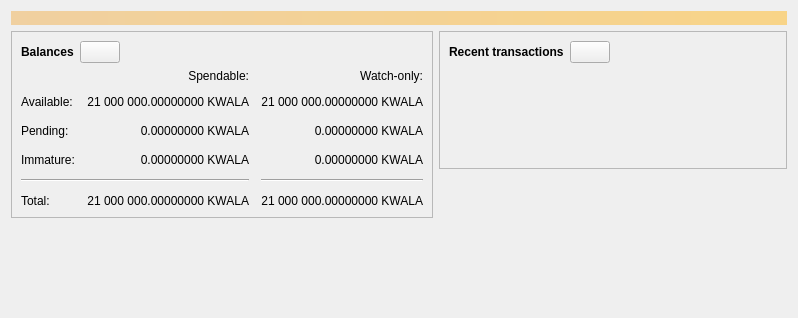
<?xml version="1.0" encoding="UTF-8"?>
<ui version="4.0">
 <class>OverviewPage</class>
 <widget class="QWidget" name="OverviewPage">
  <property name="geometry">
   <rect>
    <x>0</x>
    <y>0</y>
    <width>798</width>
    <height>318</height>
   </rect>
  </property>
  <property name="windowTitle">
   <string>Form</string>
  </property>
  <layout class="QVBoxLayout" name="topLayout">
   <item>
    <widget class="QLabel" name="labelAlerts">
     <property name="visible">
      <bool>false</bool>
     </property>
     <property name="styleSheet">
      <string notr="true">QLabel { background-color: qlineargradient(x1: 0, y1: 0, x2: 1, y2: 0, stop:0 #F0D0A0, stop:1 #F8D488); color:#000000; }</string>
     </property>
     <property name="wordWrap">
      <bool>true</bool>
     </property>
     <property name="margin">
      <number>3</number>
     </property>
     <property name="textInteractionFlags">
      <set>Qt::TextSelectableByMouse</set>
     </property>
    </widget>
   </item>
   <item>
    <layout class="QHBoxLayout" name="horizontalLayout" stretch="1,1">
     <item>
      <layout class="QVBoxLayout" name="verticalLayout_2">
       <item>
        <widget class="QFrame" name="frame">
         <property name="frameShape">
          <enum>QFrame::StyledPanel</enum>
         </property>
         <property name="frameShadow">
          <enum>QFrame::Raised</enum>
         </property>
         <layout class="QVBoxLayout" name="verticalLayout_4">
          <item>
           <layout class="QHBoxLayout" name="horizontalLayout_4">
            <item>
             <widget class="QLabel" name="label_5">
              <property name="font">
               <font>
                <weight>75</weight>
                <bold>true</bold>
               </font>
              </property>
              <property name="text">
               <string>Balances</string>
              </property>
             </widget>
            </item>
            <item>
             <widget class="QPushButton" name="labelWalletStatus">
              <property name="enabled">
               <bool>true</bool>
              </property>
              <property name="maximumSize">
               <size>
                <width>45</width>
                <height>16777215</height>
               </size>
              </property>
              <property name="toolTip">
               <string>The displayed information may be out of date. Your wallet automatically synchronizes with the KwalaCoins network after a connection is established, but this process has not completed yet.</string>
              </property>
              <property name="text">
               <string/>
              </property>
              <property name="icon">
               <iconset resource="../kwalacoin.qrc">
                <normaloff>:/icons/warning</normaloff>
                <disabledoff>:/icons/warning</disabledoff>:/icons/warning</iconset>
              </property>
              <property name="iconSize">
               <size>
                <width>24</width>
                <height>24</height>
               </size>
              </property>
             </widget>
            </item>
            <item>
             <spacer name="horizontalSpacer_3">
              <property name="orientation">
               <enum>Qt::Horizontal</enum>
              </property>
              <property name="sizeHint" stdset="0">
               <size>
                <width>40</width>
                <height>20</height>
               </size>
              </property>
             </spacer>
            </item>
           </layout>
          </item>
          <item>
           <layout class="QGridLayout" name="gridLayout">
            <property name="spacing">
             <number>12</number>
            </property>
            <item row="2" column="2">
             <widget class="QLabel" name="labelWatchPending">
              <property name="cursor">
               <cursorShape>IBeamCursor</cursorShape>
              </property>
              <property name="toolTip">
               <string>Unconfirmed transactions to watch-only addresses</string>
              </property>
              <property name="text">
               <string notr="true">0.00000000 KWALA</string>
              </property>
              <property name="alignment">
               <set>Qt::AlignRight|Qt::AlignTrailing|Qt::AlignVCenter</set>
              </property>
              <property name="textInteractionFlags">
               <set>Qt::LinksAccessibleByMouse|Qt::TextSelectableByKeyboard|Qt::TextSelectableByMouse</set>
              </property>
             </widget>
            </item>
            <item row="2" column="1">
             <widget class="QLabel" name="labelUnconfirmed">
              <property name="cursor">
               <cursorShape>IBeamCursor</cursorShape>
              </property>
              <property name="toolTip">
               <string>Total of transactions that have yet to be confirmed, and do not yet count toward the spendable balance</string>
              </property>
              <property name="text">
               <string notr="true">0.00000000 KWALA</string>
              </property>
              <property name="alignment">
               <set>Qt::AlignRight|Qt::AlignTrailing|Qt::AlignVCenter</set>
              </property>
              <property name="textInteractionFlags">
               <set>Qt::LinksAccessibleByMouse|Qt::TextSelectableByKeyboard|Qt::TextSelectableByMouse</set>
              </property>
             </widget>
            </item>
            <item row="3" column="2">
             <widget class="QLabel" name="labelWatchImmature">
              <property name="cursor">
               <cursorShape>IBeamCursor</cursorShape>
              </property>
              <property name="toolTip">
               <string>Mined balance in watch-only addresses that has not yet matured</string>
              </property>
              <property name="text">
               <string notr="true">0.00000000 KWALA</string>
              </property>
              <property name="alignment">
               <set>Qt::AlignRight|Qt::AlignTrailing|Qt::AlignVCenter</set>
              </property>
              <property name="textInteractionFlags">
               <set>Qt::LinksAccessibleByMouse|Qt::TextSelectableByKeyboard|Qt::TextSelectableByMouse</set>
              </property>
             </widget>
            </item>
            <item row="4" column="0" colspan="2">
             <widget class="Line" name="line">
              <property name="orientation">
               <enum>Qt::Horizontal</enum>
              </property>
             </widget>
            </item>
            <item row="4" column="2">
             <widget class="Line" name="lineWatchBalance">
              <property name="sizePolicy">
               <sizepolicy hsizetype="Preferred" vsizetype="Fixed">
                <horstretch>0</horstretch>
                <verstretch>0</verstretch>
               </sizepolicy>
              </property>
              <property name="minimumSize">
               <size>
                <width>140</width>
                <height>0</height>
               </size>
              </property>
              <property name="orientation">
               <enum>Qt::Horizontal</enum>
              </property>
             </widget>
            </item>
            <item row="5" column="0">
             <widget class="QLabel" name="labelTotalText">
              <property name="text">
               <string>Total:</string>
              </property>
             </widget>
            </item>
            <item row="3" column="1">
             <widget class="QLabel" name="labelImmature">
              <property name="cursor">
               <cursorShape>IBeamCursor</cursorShape>
              </property>
              <property name="toolTip">
               <string>Mined balance that has not yet matured</string>
              </property>
              <property name="text">
               <string notr="true">0.00000000 KWALA</string>
              </property>
              <property name="alignment">
               <set>Qt::AlignRight|Qt::AlignTrailing|Qt::AlignVCenter</set>
              </property>
              <property name="textInteractionFlags">
               <set>Qt::LinksAccessibleByMouse|Qt::TextSelectableByKeyboard|Qt::TextSelectableByMouse</set>
              </property>
             </widget>
            </item>
            <item row="2" column="3">
             <spacer name="horizontalSpacer_2">
              <property name="orientation">
               <enum>Qt::Horizontal</enum>
              </property>
              <property name="sizeHint" stdset="0">
               <size>
                <width>40</width>
                <height>20</height>
               </size>
              </property>
             </spacer>
            </item>
            <item row="3" column="0">
             <widget class="QLabel" name="labelImmatureText">
              <property name="text">
               <string>Immature:</string>
              </property>
             </widget>
            </item>
            <item row="5" column="1">
             <widget class="QLabel" name="labelTotal">
              <property name="cursor">
               <cursorShape>IBeamCursor</cursorShape>
              </property>
              <property name="toolTip">
               <string>Your current total balance</string>
              </property>
              <property name="text">
               <string notr="true">21 000 000.00000000 KWALA</string>
              </property>
              <property name="alignment">
               <set>Qt::AlignRight|Qt::AlignTrailing|Qt::AlignVCenter</set>
              </property>
              <property name="textInteractionFlags">
               <set>Qt::LinksAccessibleByMouse|Qt::TextSelectableByKeyboard|Qt::TextSelectableByMouse</set>
              </property>
             </widget>
            </item>
            <item row="5" column="2">
             <widget class="QLabel" name="labelWatchTotal">
              <property name="cursor">
               <cursorShape>IBeamCursor</cursorShape>
              </property>
              <property name="toolTip">
               <string>Current total balance in watch-only addresses</string>
              </property>
              <property name="text">
               <string notr="true">21 000 000.00000000 KWALA</string>
              </property>
              <property name="alignment">
               <set>Qt::AlignRight|Qt::AlignTrailing|Qt::AlignVCenter</set>
              </property>
              <property name="textInteractionFlags">
               <set>Qt::LinksAccessibleByMouse|Qt::TextSelectableByKeyboard|Qt::TextSelectableByMouse</set>
              </property>
             </widget>
            </item>
            <item row="0" column="2">
             <widget class="QLabel" name="labelWatchonly">
              <property name="text">
               <string>Watch-only:</string>
              </property>
              <property name="alignment">
               <set>Qt::AlignRight|Qt::AlignTrailing|Qt::AlignVCenter</set>
              </property>
             </widget>
            </item>
            <item row="1" column="0">
             <widget class="QLabel" name="labelBalanceText">
              <property name="text">
               <string>Available:</string>
              </property>
             </widget>
            </item>
            <item row="1" column="1">
             <widget class="QLabel" name="labelBalance">
              <property name="cursor">
               <cursorShape>IBeamCursor</cursorShape>
              </property>
              <property name="toolTip">
               <string>Your current spendable balance</string>
              </property>
              <property name="text">
               <string notr="true">21 000 000.00000000 KWALA</string>
              </property>
              <property name="alignment">
               <set>Qt::AlignRight|Qt::AlignTrailing|Qt::AlignVCenter</set>
              </property>
              <property name="textInteractionFlags">
               <set>Qt::LinksAccessibleByMouse|Qt::TextSelectableByKeyboard|Qt::TextSelectableByMouse</set>
              </property>
             </widget>
            </item>
            <item row="1" column="2">
             <widget class="QLabel" name="labelWatchAvailable">
              <property name="cursor">
               <cursorShape>IBeamCursor</cursorShape>
              </property>
              <property name="toolTip">
               <string>Your current balance in watch-only addresses</string>
              </property>
              <property name="text">
               <string notr="true">21 000 000.00000000 KWALA</string>
              </property>
              <property name="alignment">
               <set>Qt::AlignRight|Qt::AlignTrailing|Qt::AlignVCenter</set>
              </property>
              <property name="textInteractionFlags">
               <set>Qt::LinksAccessibleByMouse|Qt::TextSelectableByKeyboard|Qt::TextSelectableByMouse</set>
              </property>
             </widget>
            </item>
            <item row="2" column="0">
             <widget class="QLabel" name="labelPendingText">
              <property name="text">
               <string>Pending:</string>
              </property>
             </widget>
            </item>
            <item row="0" column="1">
             <widget class="QLabel" name="labelSpendable">
              <property name="text">
               <string>Spendable:</string>
              </property>
              <property name="alignment">
               <set>Qt::AlignRight|Qt::AlignTrailing|Qt::AlignVCenter</set>
              </property>
             </widget>
            </item>
           </layout>
          </item>
         </layout>
        </widget>
       </item>
       <item>
        <spacer name="verticalSpacer">
         <property name="orientation">
          <enum>Qt::Vertical</enum>
         </property>
         <property name="sizeHint" stdset="0">
          <size>
           <width>20</width>
           <height>40</height>
          </size>
         </property>
        </spacer>
       </item>
      </layout>
     </item>
     <item>
      <layout class="QVBoxLayout" name="verticalLayout_3">
       <item>
        <widget class="QFrame" name="frame_2">
         <property name="frameShape">
          <enum>QFrame::StyledPanel</enum>
         </property>
         <property name="frameShadow">
          <enum>QFrame::Raised</enum>
         </property>
         <layout class="QVBoxLayout" name="verticalLayout">
          <item>
           <layout class="QHBoxLayout" name="horizontalLayout_2">
            <item>
             <widget class="QLabel" name="label_4">
              <property name="font">
               <font>
                <weight>75</weight>
                <bold>true</bold>
               </font>
              </property>
              <property name="text">
               <string>Recent transactions</string>
              </property>
             </widget>
            </item>
            <item>
             <widget class="QPushButton" name="labelTransactionsStatus">
              <property name="enabled">
               <bool>true</bool>
              </property>
              <property name="maximumSize">
               <size>
                <width>45</width>
                <height>16777215</height>
               </size>
              </property>
              <property name="toolTip">
               <string>The displayed information may be out of date. Your wallet automatically synchronizes with the KwalaCoins network after a connection is established, but this process has not completed yet.</string>
              </property>
              <property name="text">
               <string/>
              </property>
              <property name="icon">
               <iconset resource="../kwalacoin.qrc">
                <normaloff>:/icons/warning</normaloff>
                <disabledoff>:/icons/warning</disabledoff>:/icons/warning</iconset>
              </property>
              <property name="iconSize">
               <size>
                <width>24</width>
                <height>24</height>
               </size>
              </property>
             </widget>
            </item>
            <item>
             <spacer name="horizontalSpacer">
              <property name="orientation">
               <enum>Qt::Horizontal</enum>
              </property>
              <property name="sizeHint" stdset="0">
               <size>
                <width>40</width>
                <height>20</height>
               </size>
              </property>
             </spacer>
            </item>
           </layout>
          </item>
          <item>
           <widget class="TransactionOverviewWidget" name="listTransactions">
            <property name="styleSheet">
             <string notr="true">QListView { background: transparent; }</string>
            </property>
            <property name="frameShape">
             <enum>QFrame::NoFrame</enum>
            </property>
            <property name="verticalScrollBarPolicy">
             <enum>Qt::ScrollBarAlwaysOff</enum>
            </property>
            <property name="horizontalScrollBarPolicy">
             <enum>Qt::ScrollBarAlwaysOff</enum>
            </property>
            <property name="sizeAdjustPolicy">
             <enum>QAbstractScrollArea::AdjustToContents</enum>
            </property>
            <property name="selectionMode">
             <enum>QAbstractItemView::NoSelection</enum>
            </property>
            <property name="uniformItemSizes">
             <bool>true</bool>
            </property>
           </widget>
          </item>
         </layout>
        </widget>
       </item>
       <item>
        <spacer name="verticalSpacer_2">
         <property name="orientation">
          <enum>Qt::Vertical</enum>
         </property>
         <property name="sizeHint" stdset="0">
          <size>
           <width>20</width>
           <height>40</height>
          </size>
         </property>
        </spacer>
       </item>
      </layout>
     </item>
    </layout>
   </item>
  </layout>
 </widget>
 <customwidgets>
  <customwidget>
   <class>TransactionOverviewWidget</class>
   <extends>QListView</extends>
   <header>qt/transactionoverviewwidget.h</header>
  </customwidget>
 </customwidgets>
 <resources/>
 <connections/>
</ui>
